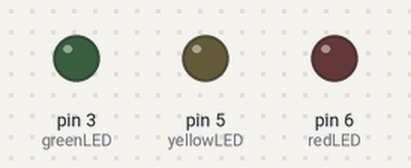
A sketch run on a simulated Arduino Uno, built with avr-gcc and run on an emulated ATmega328P. On the bench: output pins drawn as LEDs (lit = HIGH).

Above: at 0.05 s.
Timing chart, 0 to 4.1 s (numbered marks = the images above):
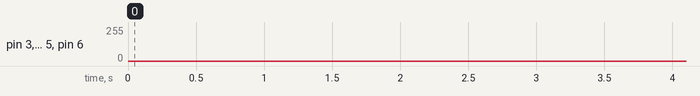

The sketch:

AnalogOutputPulse.ino
```cpp
// Gradually lights up a group of LEDs all at once,
// from dimmest to brightest and back to dim again

int greenLED = 3;
int yellowLED = 5;
int redLED = 6;

// length of time to hold in the "off" state, for dramatic effect, in ms
int holdOffTime = 1000;

// period of the on-off pulse, in ms
int pulsePeriod = 3000;

// a duty cycle of 100% is 255 in Arduino Land
int maxDutyCycle = 255;
// a duty cycle of 0% is 0 in Arduino Land
int minDutyCycle = 0;
// number of jumps

int dutyCycleHold = (pulsePeriod / 2) / maxDutyCycle;

// current dutyCycle
int dutyCycle;

boolean turnUp;

void setup() {
  // put your setup code here, to run once:
  pinMode(greenLED, OUTPUT);
  pinMode(yellowLED, OUTPUT);
  pinMode(redLED, OUTPUT);

  dutyCycle = 0;
  turnUp = true;
}

void loop() {
  // put your main code here, to run repeatedly:
  analogWrite(greenLED, dutyCycle);
  analogWrite(yellowLED, dutyCycle);
  analogWrite(redLED, dutyCycle);

  if (dutyCycle >= maxDutyCycle) {
    turnUp = false;
  }
  else if (dutyCycle <= minDutyCycle) {
    turnUp = true;

    // if at bottom of dutyCycle, pause for dramatic effect)
    delay(holdOffTime);
  }

  if (turnUp == true) {
    dutyCycle += 1;
  }
  else {
    dutyCycle -= 1;
  }

  delay(dutyCycleHold);
}
```
